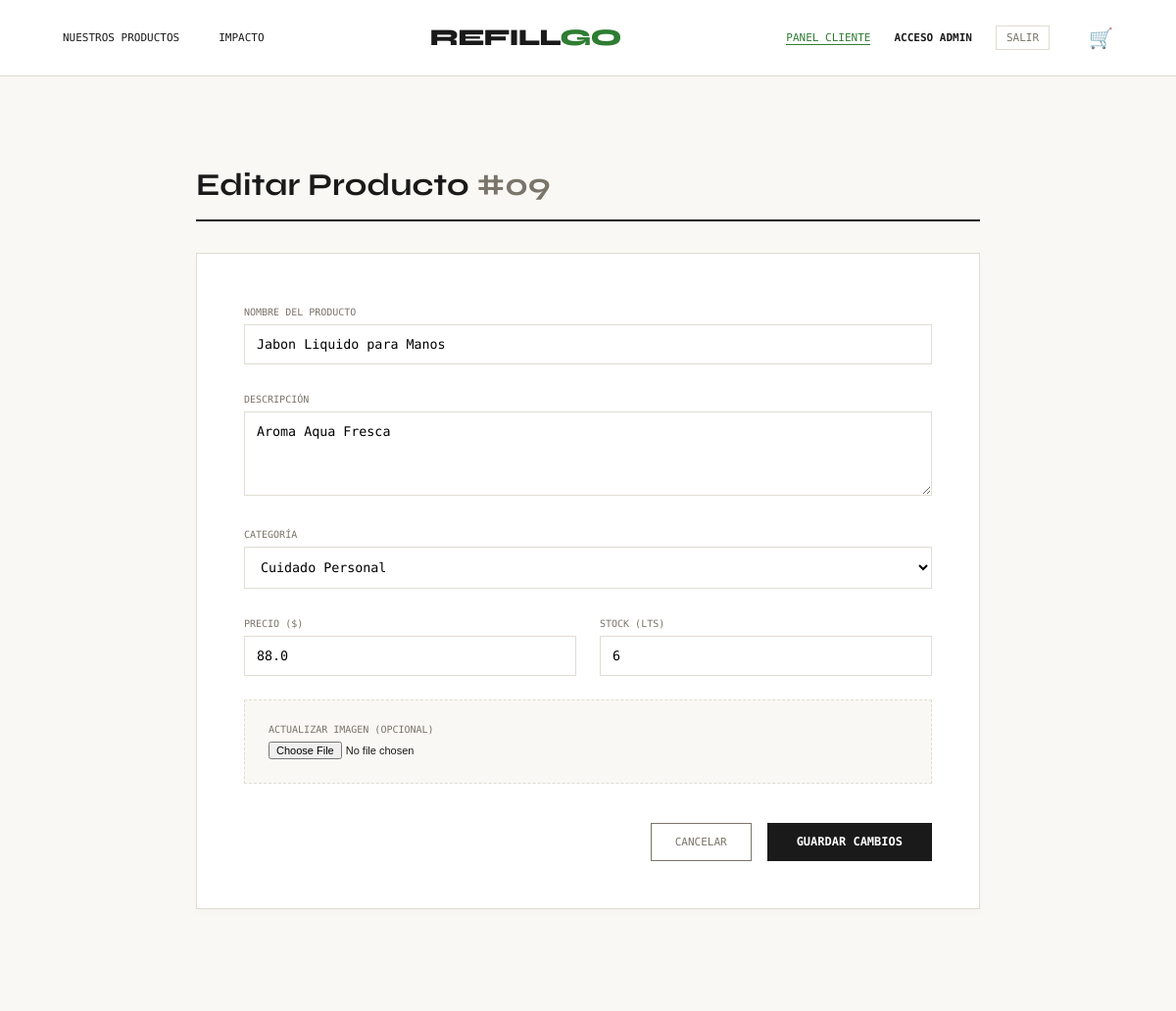
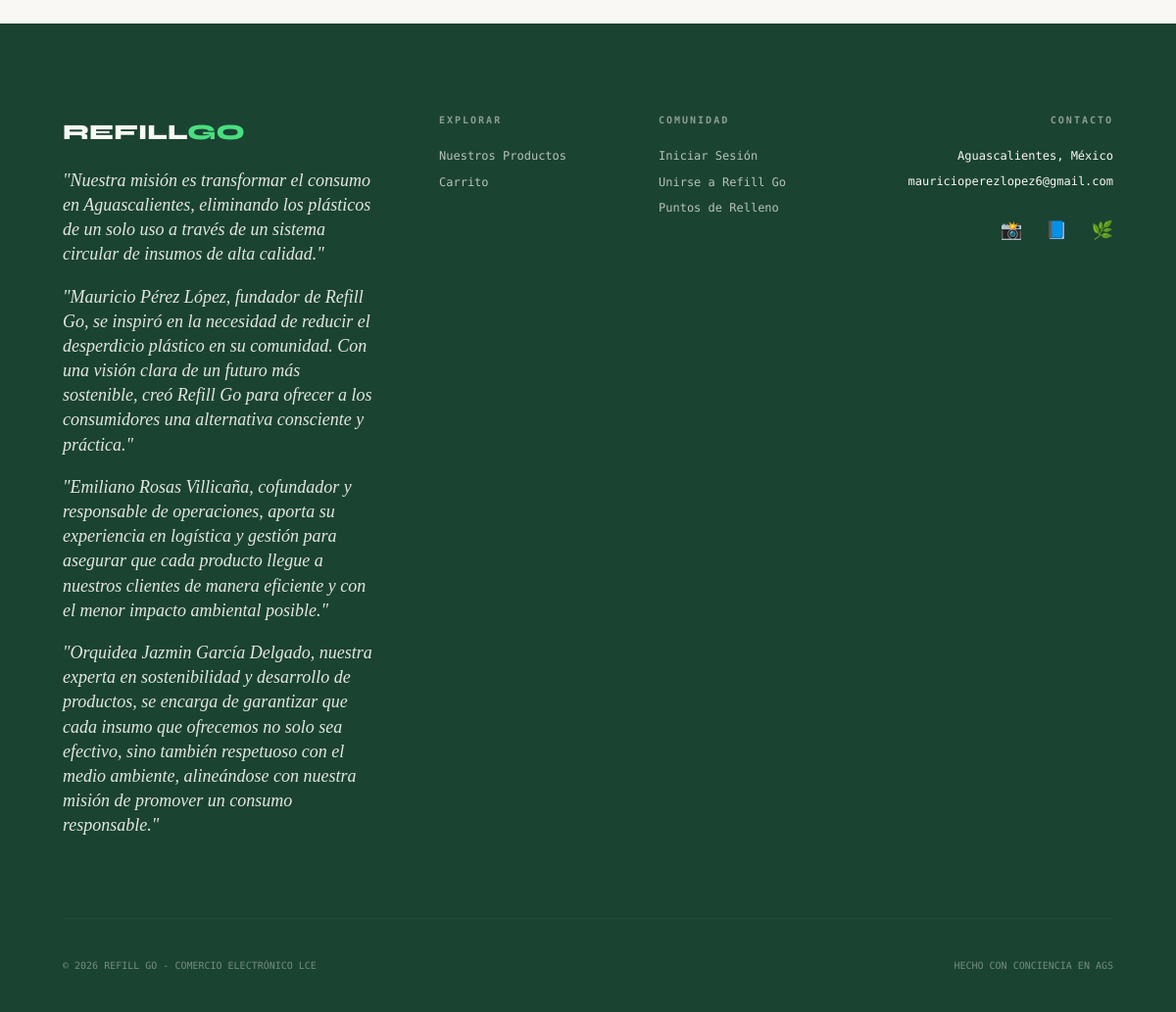
/editar/9 (signed in), run on the app's committed database (2 pictures, top to bottom).
### tables this page shows
CREATE TABLE productos (
                    id INTEGER PRIMARY KEY AUTOINCREMENT,
                    nombre TEXT NOT NULL, descripcion TEXT NOT NULL,
                    precio REAL NOT NULL, stock INTEGER NOT NULL, 
                    imagen TEXT, categoria TEXT NOT NULL);

### tienda_refillgo/app.py (the view, shortened to what this page needs)
@app.route('/editar/<int:id>', methods=['GET', 'POST'])
def editar(id):
    if 'usuario_id' not in session:
        return redirect(url_for('login'))
    conn = get_db_connection()
    producto = conn.execute('SELECT * FROM productos WHERE id = ?', (id,)).fetchone()
    conn.close()
    return render_template('editar.html', p=producto)

### tienda_refillgo/app.py (called while the page is built)
def get_db_connection():
    basedir = os.path.abspath(os.path.dirname(__file__))
    db_path = os.path.join(basedir, 'tienda_v2.sqlite3')
    conn = sqlite3.connect(db_path)
    conn.row_factory = sqlite3.Row
    return conn

### tienda_refillgo/templates/editar.html (shortened to what this page needs)
{% extends "base.html" %}
{% block content %}
<div style="padding: 4rem 2rem; max-width: 800px; margin: 0 auto; font-family: 'DM Mono', monospace; min-height: 60vh;">
    <h2 class="syne" style="font-size: 32px; color: var(--ink); margin-bottom: 2rem; border-bottom: 2px solid var(--ink); padding-bottom: 1rem;">Editar Producto <span style="color: var(--warm-mid);">#0{{ p.id }}</span></h2>
    <div style="background: white; padding: 3rem; border: 1px solid var(--cream); box-shadow: 0 4px 6px rgba(0,0,0,0.02);">
        <form method="POST" enctype="multipart/form-data" style="display: flex; flex-direction: column; gap: 1.5rem;">
            <div>
                <label style="font-size: 10px; text-transform: uppercase; color: var(--warm-mid);">Nombre del Producto</label>
                <input type="text" name="nombre" value="{{ p.nombre }}" required style="width: 100%; box-sizing: border-box; padding: 12px; border: 1px solid var(--cream); font-family: 'DM Mono', monospace; margin-top: 5px;">
            </div>
            <div>
                <label style="font-size: 10px; text-transform: uppercase; color: var(--warm-mid);">Descripción</label>
                <textarea name="descripcion" rows="4" required style="width: 100%; box-sizing: border-box; padding: 12px; border: 1px solid var(--cream); font-family: 'DM Mono', monospace; margin-top: 5px; resize: vertical;">{{ p.descripcion }}</textarea>
            </div>
            <div>
                <label style="font-size: 10px; text-transform: uppercase; color: var(--warm-mid);">Categoría</label>
                <select name="categoria" required style="width: 100%; box-sizing: border-box; padding: 12px; border: 1px solid var(--cream); font-family: 'DM Mono', monospace; margin-top: 5px; background: white;">
                    <option value="personal" {% if p.categoria == 'personal' %}selected{% endif %}>Cuidado Personal</option>
                </select>
            </div>
            <div style="display: grid; grid-template-columns: 1fr 1fr; gap: 1.5rem;">
                <div>
                    <label style="font-size: 10px; text-transform: uppercase; color: var(--warm-mid);">Precio ($)</label>
                    <input type="number" name="precio" value="{{ p.precio }}" step="0.01" required style="width: 100%; box-sizing: border-box; padding: 12px; border: 1px solid var(--cream); font-family: 'DM Mono', monospace; margin-top: 5px;">
                </div>
                <div>
                    <label style="font-size: 10px; text-transform: uppercase; color: var(--warm-mid);">Stock (Lts)</label>
                    <input type="number" name="stock" value="{{ p.stock }}" required style="width: 100%; box-sizing: border-box; padding: 12px; border: 1px solid var(--cream); font-family: 'DM Mono', monospace; margin-top: 5px;">
                </div>
            </div>
            <div style="background: var(--paper); padding: 1.5rem; border: 1px dashed var(--cream); display: flex; align-items: center; gap: 1.5rem;">
                <div style="flex-grow: 1;">
                    <label style="font-size: 10px; text-transform: uppercase; color: var(--warm-mid); display: block; margin-bottom: 5px;">Actualizar Imagen (Opcional)</label>
                    <input type="file" name="imagen_archivo" accept="image/*" style="width: 100%; font-size: 11px;">
                </div>
            </div>
            <div style="display: flex; justify-content: flex-end; gap: 1rem; margin-top: 1rem;">
                <a href="{{ url_for('admin') }}" style="background: transparent; color: var(--warm-mid); border: 1px solid var(--warm-mid); padding: 12px 24px; text-decoration: none; text-transform: uppercase; font-size: 11px; transition: 0.3s;" onmouseover="this.style.color='var(--ink)'; this.style.borderColor='var(--ink)';" onmouseout="this.style.color='var(--warm-mid)'; this.style.borderColor='var(--warm-mid)';">Cancelar</a>
                <button type="submit" style="background: var(--ink); color: white; padding: 12px 30px; border: none; cursor: pointer; text-transform: uppercase; font-family: 'DM Mono', monospace; font-size: 12px; font-weight: bold; transition: 0.3s;" onmouseover="this.style.background='var(--accent)'" onmouseout="this.style.background='var(--ink)'">Guardar Cambios</button>
            </div>
        </form>
    </div>
</div>
{% endblock %}

### tienda_refillgo/templates/base.html (style rules this page uses)
:root { --ink: #1a1a1a; --paper: #f9f8f4; --accent: #2e7d32; --deep-green: #1b4332; --cream: #e0dcd3; --white: #ffffff; --warm-mid: #7a746a; }
body { margin: 0; background: var(--paper); color: var(--ink); font-family: 'DM Mono', monospace; min-height: 100vh; display: flex; flex-direction: column; }
.syne { font-family: 'Syne', sans-serif; }

### data on the page
productos: id "9", nombre "Jabon Liquido para Manos", descripcion "Aroma Aqua Fresca", categoria "Cuidado Personal", precio "88.0", stock "6"
